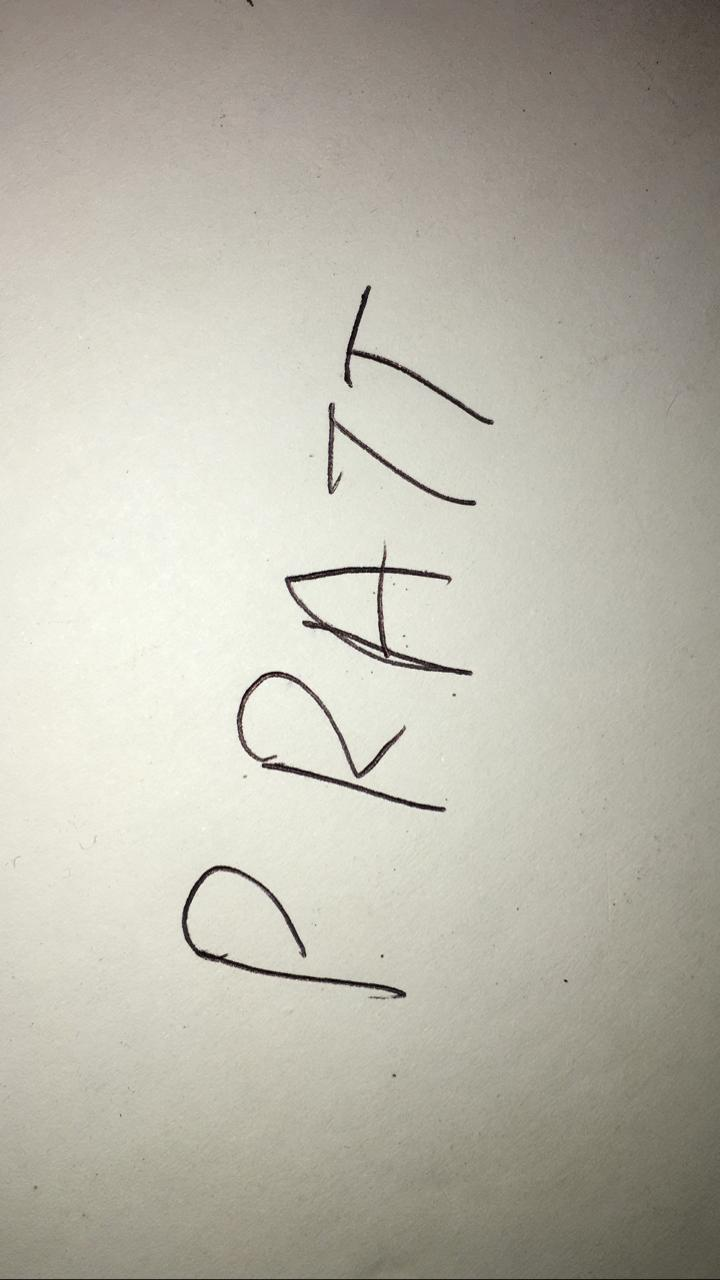
#> input picture testCases/p.jpeg, 720 x 1280 px
$ python charDetect.py
#> lines starting #> are read from the running program, lines starting #| are printed output that depends on the picture; after the words box and inside, x2 and y2 are one past the last pixel; in counts of white or black regions, pixels touching at a corner belong together
from cv2 import cv2
import numpy as np
import time

# read  full image
im = cv2.imread("testCases/p.jpeg", 0)
# adjust colours
ret, thresh1 = cv2.threshold(im, 127, 255, cv2.THRESH_BINARY)
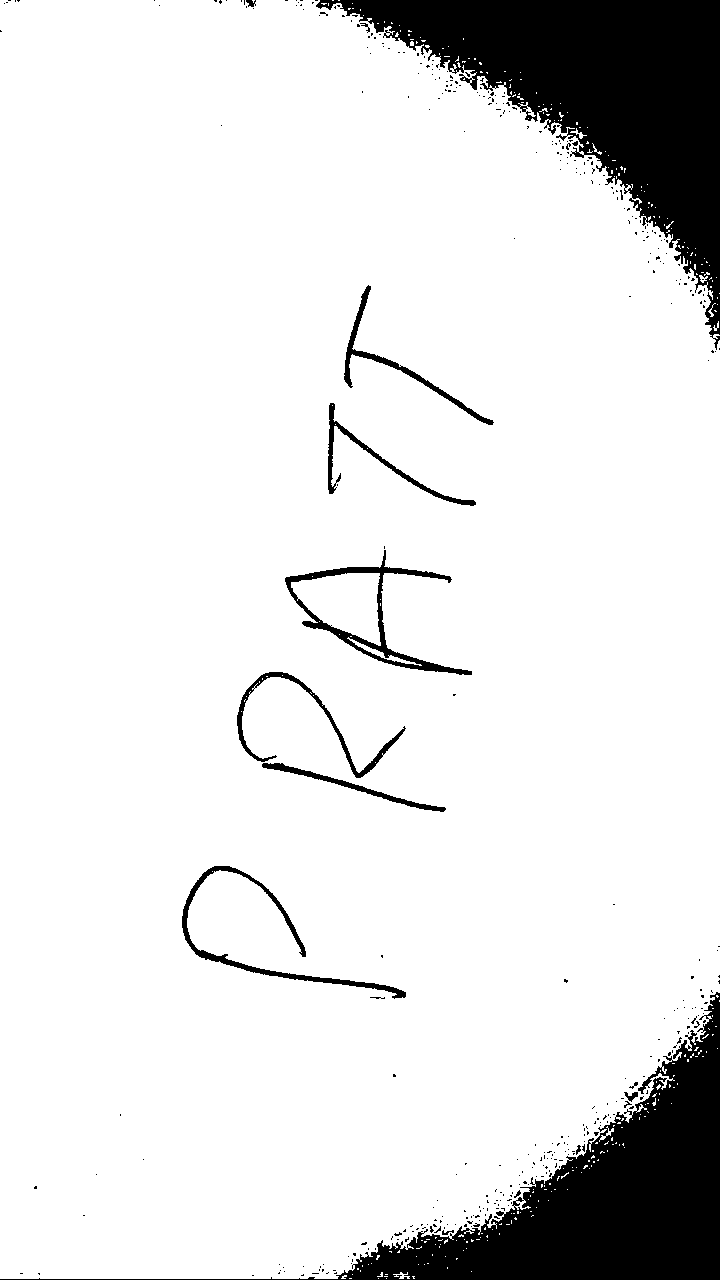
#> thresh1: shape (1280, 720); 89% white; 400 black regions (383 under 20 px)
# get boxes
contours, hierarchy = cv2.findContours(thresh1, cv2.RETR_TREE, cv2.CHAIN_APPROX_SIMPLE)
#> contours = 747 contours, 704 with area under 20; largest, box (x1, y1, x2, y2) and area: (0, 0, 720, 1279) 828405, (284, 549, 473, 676) 7696, (291, 573, 381, 646) 4050, (181, 865, 407, 1000) 2670, (236, 671, 407, 779) 1782
print(contours)
#| [array([[[ 386, 1278]]], dtype=int32), array([[[ 378, 1278]]], dtype=int32), array([[[ 349, 1278]],
#|        [[ 351, 1278]]], dtype=int32), array([[[ 412, 1276]],
#|        [[ 413, 1277]],
#|        [[ 413, 1278]],
#|        [[ 414, 1278]],
#|        [[ 413, 1277]],
#> (further printed lines are left out)

# loop for all boxes
for cnt in contours:
    # get origin and width height
    x, y, w, h = cv2.boundingRect(cnt)
    # bound the images
    cv2.rectangle(im, (x, y), (x + w, y + h), (0, 255, 0), 3)
#> this loop made 747 passes
#> (x, y, w, h) on passes 1, 2, 4: (386, 1278, 1, 1), (378, 1278, 1, 1), (412, 1276, 3, 3)
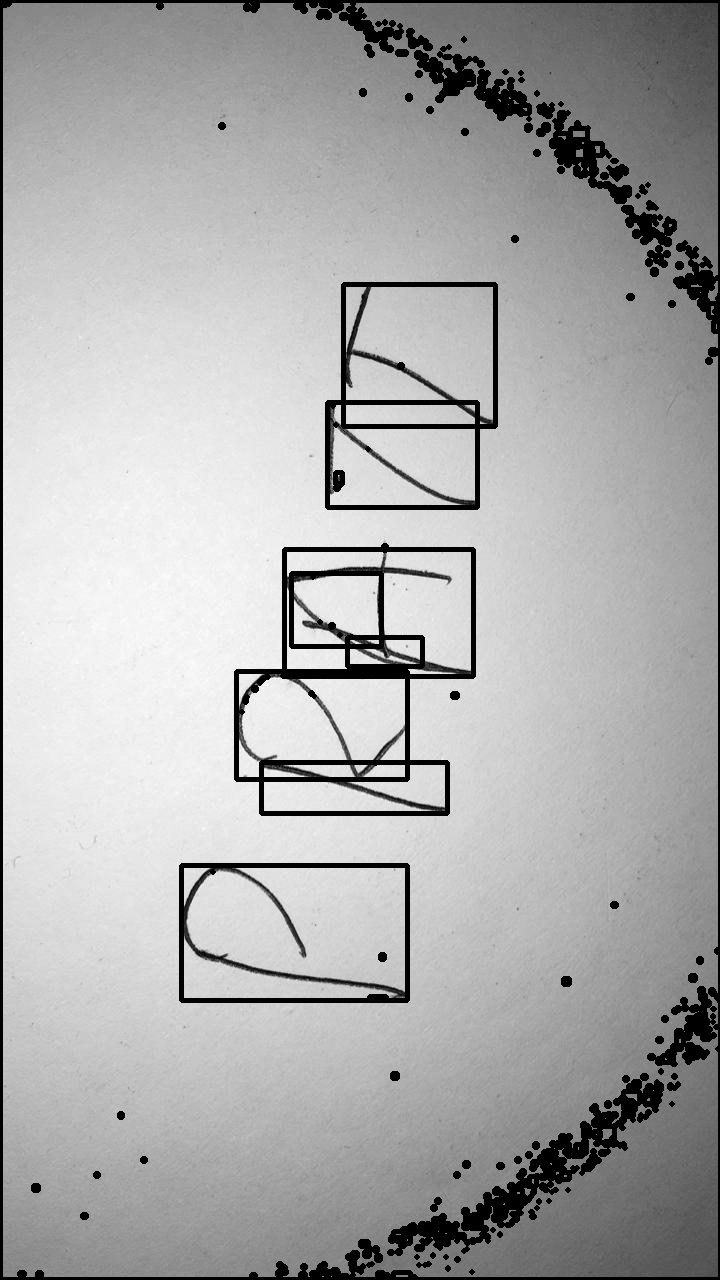
#> im: shape (1280, 720); min 0, max 255, mean 171.7
i = 0
for cnt in contours:
    x, y, w, h = cv2.boundingRect(cnt)
    # ignore the noises and save the images which are of normal size(character)
    if w > 100 and h > 100:
        # save individual images in another place
        cv2.imwrite(
            "IndividualImages/" + str(i) + ".jpg", thresh1[y : y + h, x : x + w]
        )
        i = i + 1
#> after the loop, i = 6
# error dk what
cv2.namedWindow("BindingBox", cv2.WINDOW_NORMAL)
cv2.imshow("BindingBox", im)
# just to see
time.sleep(5)
